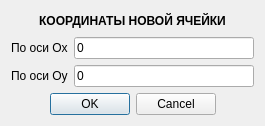
<?xml version="1.0" encoding="UTF-8"?>
<ui version="4.0">
 <class>ObjectMove</class>
 <widget class="QDialog" name="ObjectMove">
  <property name="geometry">
   <rect>
    <x>0</x>
    <y>0</y>
    <width>265</width>
    <height>126</height>
   </rect>
  </property>
  <property name="windowTitle">
   <string>Dialog</string>
  </property>
  <layout class="QVBoxLayout" name="verticalLayout">
   <item>
    <widget class="QLabel" name="label">
     <property name="font">
      <font>
       <bold>true</bold>
      </font>
     </property>
     <property name="text">
      <string>КООРДИНАТЫ НОВОЙ ЯЧЕЙКИ</string>
     </property>
     <property name="alignment">
      <set>Qt::AlignCenter</set>
     </property>
    </widget>
   </item>
   <item>
    <layout class="QGridLayout" name="gridLayout">
     <item row="1" column="0">
      <widget class="QLabel" name="label_3">
       <property name="text">
        <string>По оси Ox</string>
       </property>
      </widget>
     </item>
     <item row="2" column="1">
      <widget class="QLineEdit" name="lineEdit_3">
       <property name="text">
        <string>0</string>
       </property>
      </widget>
     </item>
     <item row="2" column="0">
      <widget class="QLabel" name="label_4">
       <property name="text">
        <string>По оси Oy</string>
       </property>
      </widget>
     </item>
     <item row="1" column="1">
      <widget class="QLineEdit" name="lineEdit_4">
       <property name="text">
        <string>0</string>
       </property>
      </widget>
     </item>
    </layout>
   </item>
   <item>
    <widget class="QDialogButtonBox" name="buttonBox">
     <property name="orientation">
      <enum>Qt::Horizontal</enum>
     </property>
     <property name="standardButtons">
      <set>QDialogButtonBox::Cancel|QDialogButtonBox::Ok</set>
     </property>
     <property name="centerButtons">
      <bool>true</bool>
     </property>
    </widget>
   </item>
  </layout>
 </widget>
 <resources/>
 <connections>
  <connection>
   <sender>buttonBox</sender>
   <signal>accepted()</signal>
   <receiver>ObjectMove</receiver>
   <slot>accept()</slot>
   <hints>
    <hint type="sourcelabel">
     <x>248</x>
     <y>254</y>
    </hint>
    <hint type="destinationlabel">
     <x>157</x>
     <y>274</y>
    </hint>
   </hints>
  </connection>
  <connection>
   <sender>buttonBox</sender>
   <signal>rejected()</signal>
   <receiver>ObjectMove</receiver>
   <slot>reject()</slot>
   <hints>
    <hint type="sourcelabel">
     <x>316</x>
     <y>260</y>
    </hint>
    <hint type="destinationlabel">
     <x>286</x>
     <y>274</y>
    </hint>
   </hints>
  </connection>
 </connections>
</ui>
